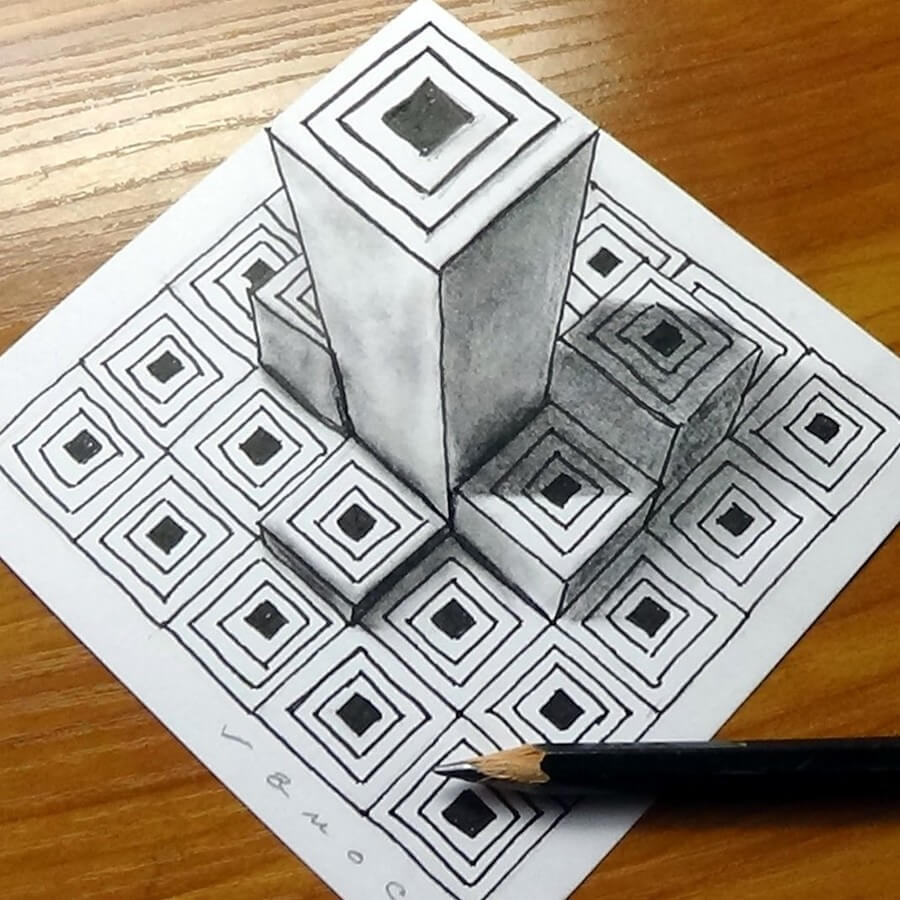
#> input picture IMG/art.png, 900 x 900 px
$ jupyter execute --allow-errors 8.CannyEdgedetection.ipynb
#> lines starting #> are read from the running program, lines starting #| are printed output that depends on the picture
Canny Edge Detection

[cell 1]
import cv2
import matplotlib.pyplot as plt

# Step 1: Load Image (Grayscale)
img = cv2.imread("art.png", cv2.IMREAD_GRAYSCALE)
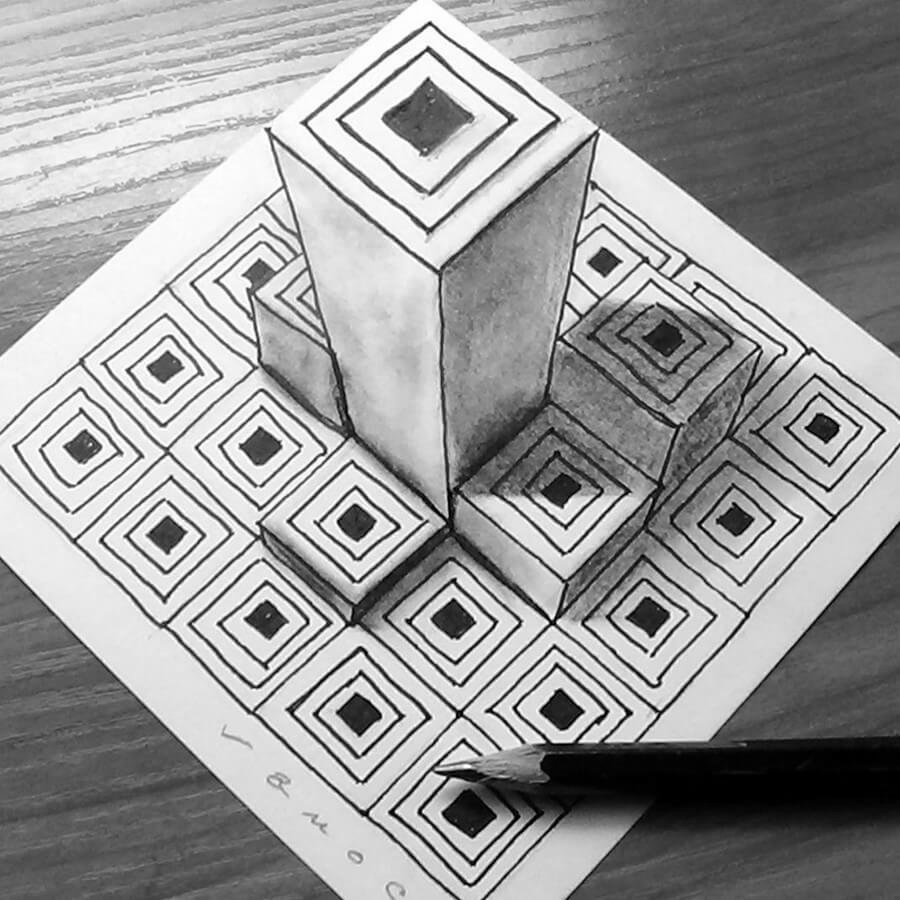
#> img: shape (900, 900); min 0, max 255, mean 155

# Step 2: Gaussian Blur
blur = cv2.GaussianBlur(img, (5,5), 5.4)
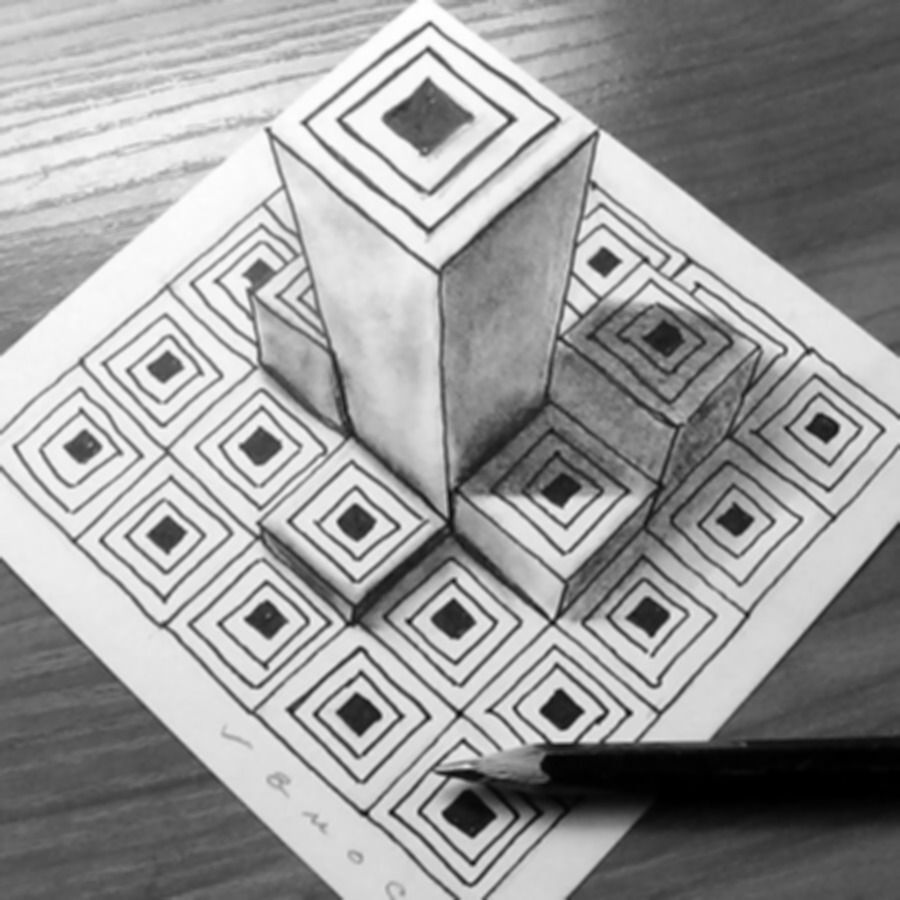
#> blur: shape (900, 900); min 0, max 254, mean 155

# Step 3: Canny Edge Detection
edges = cv2.Canny(blur, 100, 100)
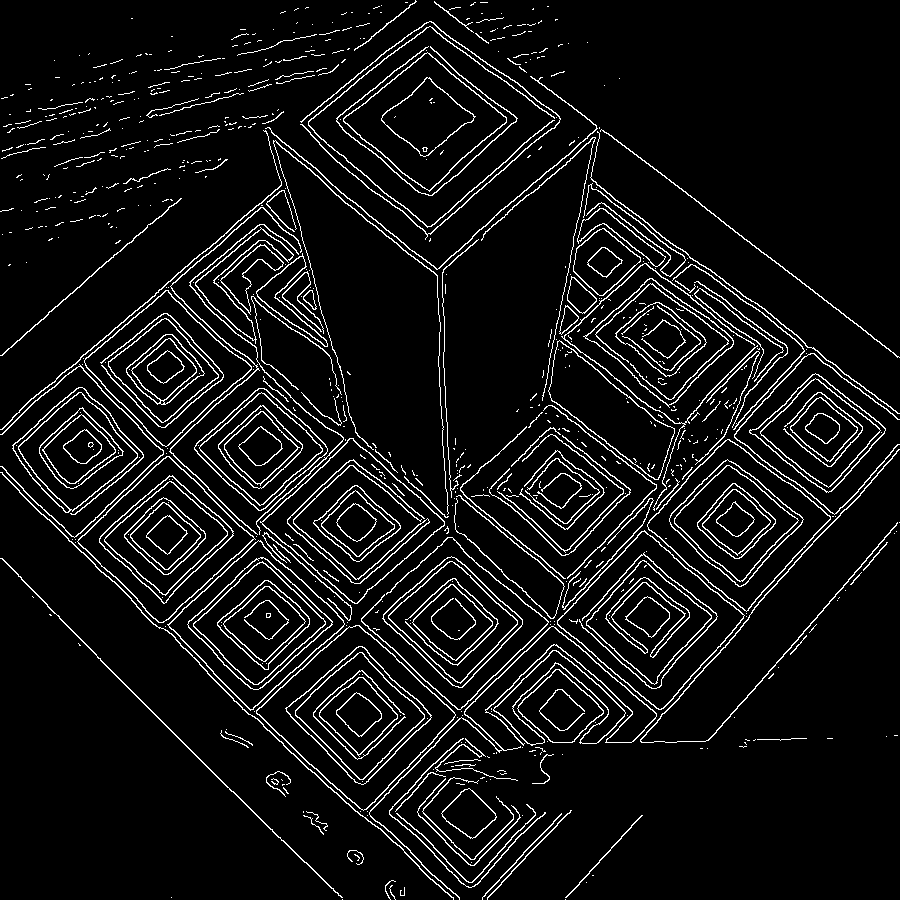
#> edges: shape (900, 900); 7.3% white in thin lines or dots

# Step 4: Show Results
plt.figure(figsize=(10,5))

plt.subplot(1,3,1)
plt.title("Original")
plt.imshow(img, cmap='gray')

plt.subplot(1,3,2)
plt.title("Blurred")
plt.imshow(blur, cmap='gray')

plt.subplot(1,3,3)
plt.title("Canny Edges")
plt.imshow(edges, cmap='gray')

plt.show()
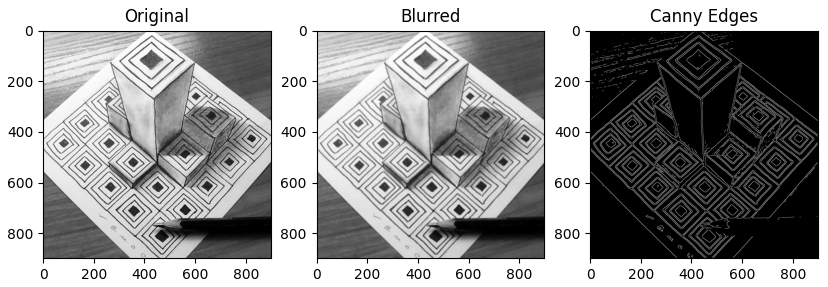
#> figure drawn by matplotlib, 3 panels
#> (the rest of this cell did not finish here and is left out)

$ run again, with IMG/7.png copied over IMG/art.png
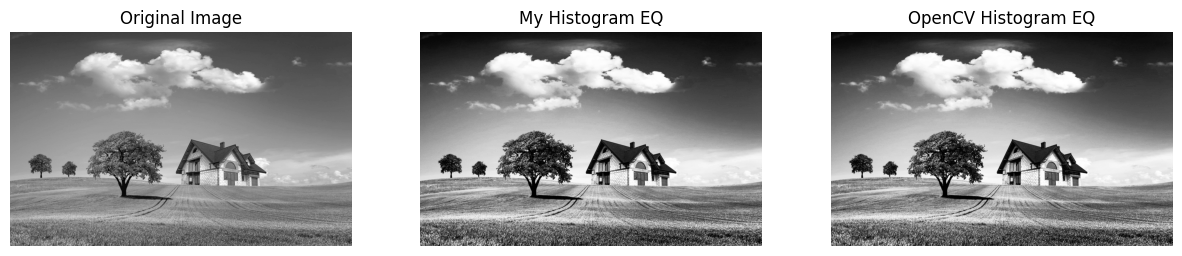
#> input picture IMG/7.png, 1182 x 256 px
#> img is the input picture: shape (256, 1182); min 0, max 255, mean 161.7
#> `edges = cv2.Canny(blur, 100, 100)`:
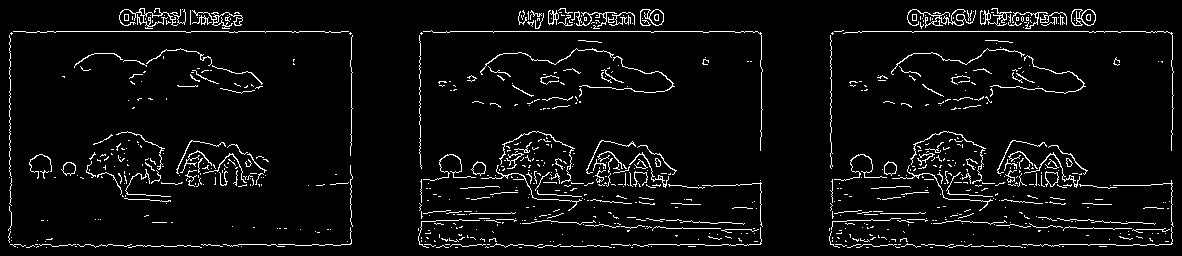
#> edges: shape (256, 1182); 5% white in thin lines or dots
#> `plt.show()`:
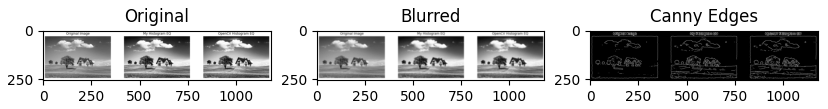
#> figure drawn by matplotlib, 3 panels
